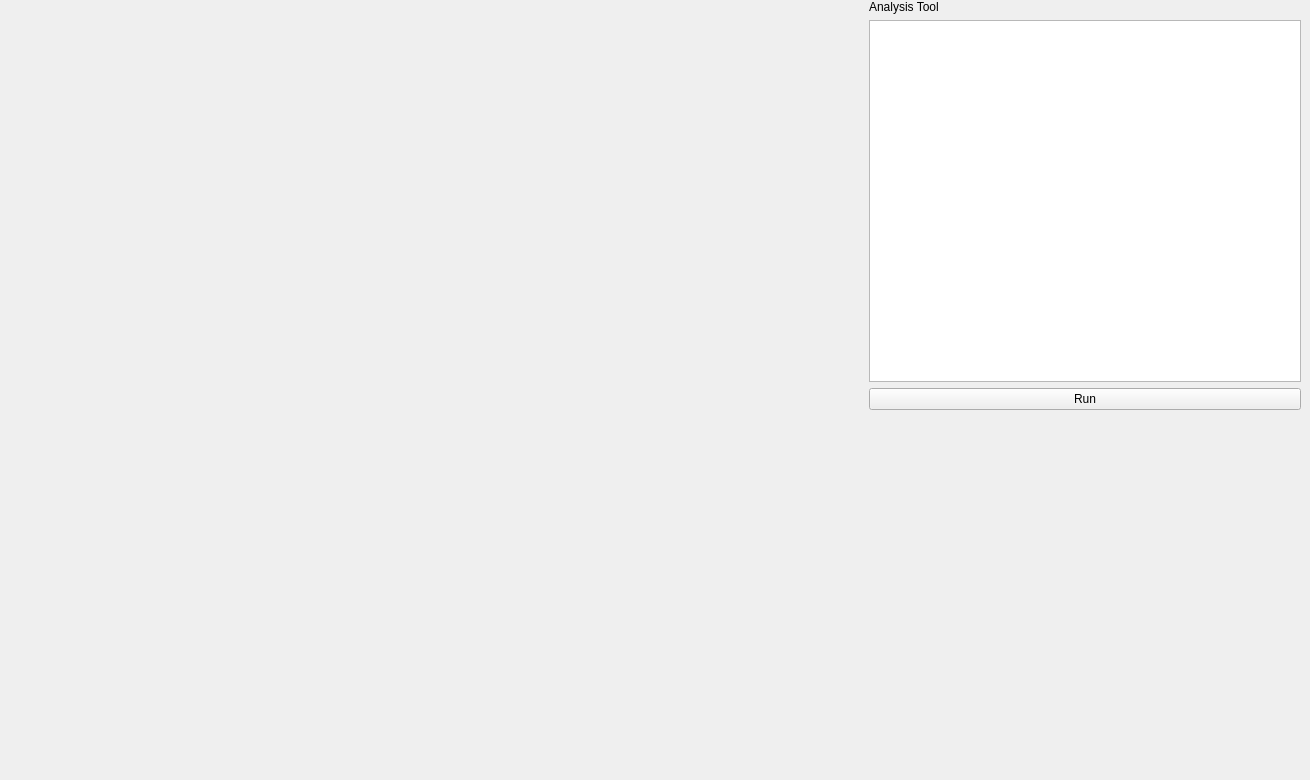
      <widget class="QWidget" name="tabActivity">
       <attribute name="title">
        <string>Log</string>
       </attribute>
       <widget class="QWidget" name="tabAnalysis">
        <property name="geometry">
         <rect>
          <x>0</x>
          <y>0</y>
          <width>1301</width>
          <height>771</height>
         </rect>
        </property>
        <layout class="QHBoxLayout" name="hBoxLayoutMain" stretch="2,1">
         <item>
          <layout class="QVBoxLayout" name="vBoxDisplay" stretch="1,1">
           <property name="sizeConstraint">
            <enum>QLayout::SizeConstraint::SetDefaultConstraint</enum>
           </property>
           <item>
            <widget class="QChartView" name="Graph" native="true">
             <property name="sizePolicy">
              <sizepolicy hsizetype="Expanding" vsizetype="Expanding">
               <horstretch>1</horstretch>
               <verstretch>0</verstretch>
              </sizepolicy>
             </property>
            </widget>
           </item>
           <item>
            <widget class="MapWidget" name="mapWidgetAnalysis" native="true">
             <property name="sizePolicy">
              <sizepolicy hsizetype="Expanding" vsizetype="Expanding">
               <horstretch>1</horstretch>
               <verstretch>0</verstretch>
              </sizepolicy>
             </property>
            </widget>
           </item>
          </layout>
         </item>
         <item>
          <layout class="QVBoxLayout" name="vBoxTools">
           <item>
            <widget class="QLabel" name="labelAnalysis">
             <property name="text">
              <string>Analysis Tool</string>
             </property>
            </widget>
           </item>
           <item>
            <widget class="QTextEdit" name="textEditAnalysis">
             <property name="tabStopDistance">
              <double>40.000000000000000</double>
             </property>
            </widget>
           </item>
           <item>
            <widget class="QPushButton" name="buttonRunAnalysis">
             <property name="text">
              <string>Run</string>
             </property>
            </widget>
           </item>
           <item>
            <spacer name="verticalSpacerTools">
             <property name="orientation">
              <enum>Qt::Orientation::Vertical</enum>
             </property>
             <property name="sizeHint" stdset="0">
              <size>
               <width>20</width>
               <height>40</height>
              </size>
             </property>
            </spacer>
           </item>
          </layout>
         </item>
        </layout>
       </widget>
      </widget>
